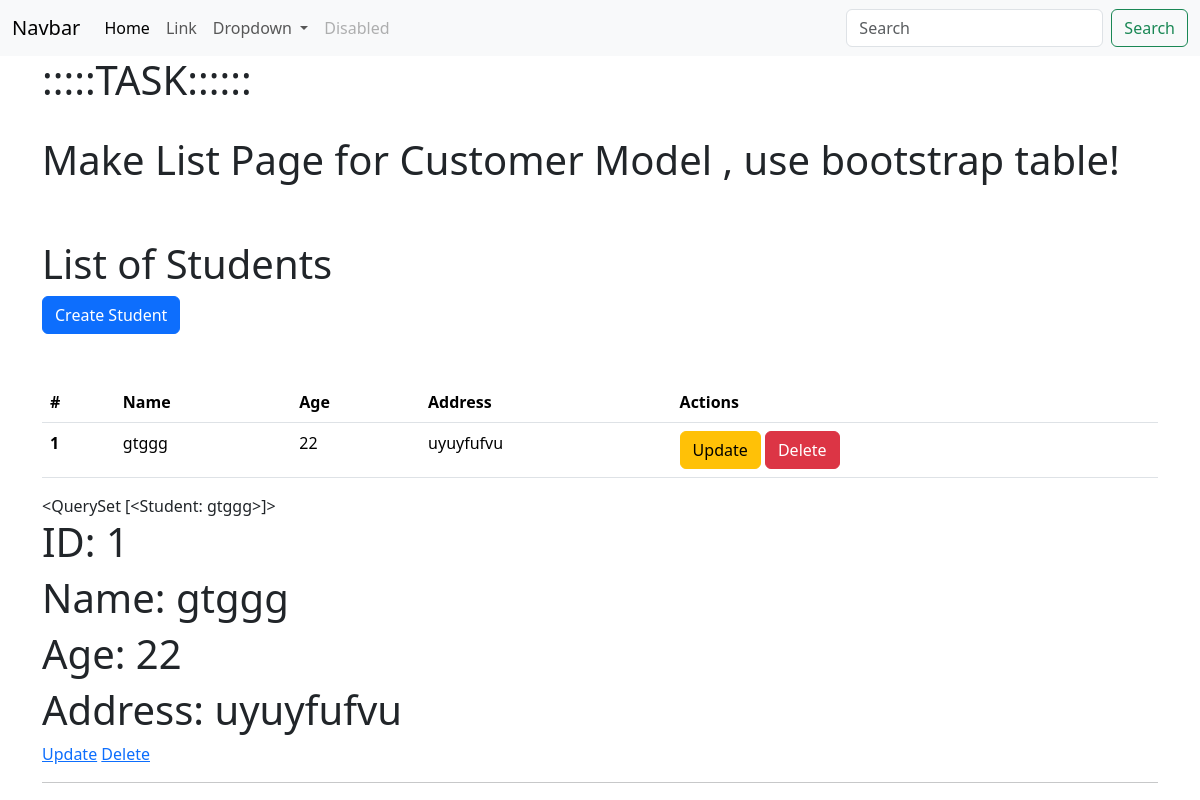
Before: /list_student/ with the older database file.
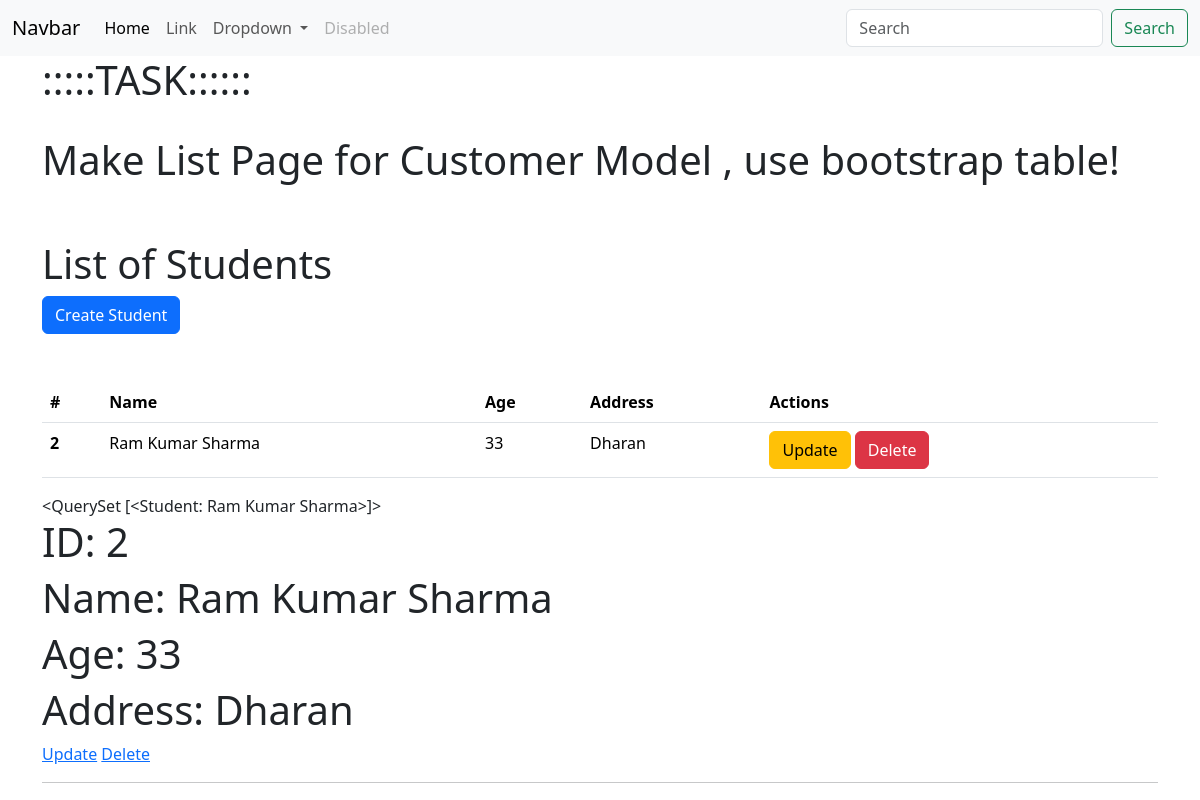
After: the same page with the newer database file.
### myapp/models.py (models this page shows)
class Student(models.Model):
    name = models.CharField(max_length=100)
    age = models.IntegerField()
    address = models.CharField(max_length=255)
    def __str__(self):
        return self.name

### myapp/views.py (the view)
# urls.py: path('list_student/',list_student_view),
def list_student_view(request):
    students = Student.objects.all()
    data = {
        'students':students
                }
    return render(request,"list_student.html",data)

### templates/list_student.html (shortened to what this page needs)
<!DOCTYPE html>
<html lang="en">
<head>
    <link href="https://cdn.jsdelivr.net/npm/bootstrap@5.3.3/dist/css/bootstrap.min.css" rel="stylesheet">
</head>
<body>
    <nav class="navbar navbar-expand-lg bg-body-tertiary ">
        <div class="container-fluid">
          <a class="navbar-brand" href="#">Navbar</a>
          <div class="collapse navbar-collapse" id="navbarSupportedContent">
            <ul class="navbar-nav me-auto mb-2 mb-lg-0">
              <li class="nav-item">
                <a class="nav-link active" aria-current="page" href="#">Home</a>
              </li>
              <li class="nav-item">
                <a class="nav-link" href="#">Link</a>
              </li>
              <li class="nav-item dropdown">
                <a class="nav-link dropdown-toggle" href="#" role="button" data-bs-toggle="dropdown" aria-expanded="false">
                  Dropdown
                </a>
              </li>
              <li class="nav-item">
                <a class="nav-link disabled" aria-disabled="true">Disabled</a>
              </li>
            </ul>
            <form class="d-flex" role="search">
              <input class="form-control me-2" type="search" placeholder="Search" aria-label="Search">
              <button class="btn btn-outline-success" type="submit">Search</button>
            </form>
          </div>
        </div>
      </nav>
    <div class="container">
        <h1>:::::TASK::::::</h1>
        <br>
        <h1>Make List Page for Customer Model , use bootstrap table!</h1>
        <br>
        <br>
        <h1>List of Students</h1>
    <a class="btn btn-primary" href="/create/">Create Student</a>
    <br>
    <br>
    <br>
    <table class="table">
        <thead>
          <tr>
            <th scope="col">#</th>
            <th scope="col">Name</th>
            <th scope="col">Age</th>
            <th scope="col">Address</th>
            <th scope="col">Actions</th>
          </tr>
        </thead>
        <tbody>
         {% for student in students %}
         <tr>
            <th scope="row">{{student.id}}</th>
            <td>{{student.name}}</td>
            <td>{{student.age}}</td>
            <td>{{student.address}}</td>
            <td>
                <a class="btn btn-warning" href="/update/{{student.id}}/">Update</a>
                <a class="btn btn-danger" href="/delete/{{student.id}}/">Delete</a>
            </td>
          </tr>
         {% endfor %}
        </tbody>
      </table>
    {{students}}
    {% for student in students %}
    <h1>ID: {{student.id}} </h1>
    <h1>Name: {{student.name}}</h1>
    <h1>Age: {{student.age}}</h1>
    <h1>Address: {{student.address}} </h1>
    <a href="/update/{{student.id}}/">Update</a>
    <a href="/delete/{{student.id}}/">Delete</a>
    <hr>
    {% endfor %}
    </div>
</body>
</html>

Changed rows visible on the page:
removed Student: id "1", name "gtggg", age "22", address "uyuyfufvu", name "<QuerySet [<Student: gtggg>]>"
added Student: id "2", name "Ram Kumar Sharma", age "33", address "Dharan", name "<QuerySet [<Student: Ram Kumar Sharma>]>"
